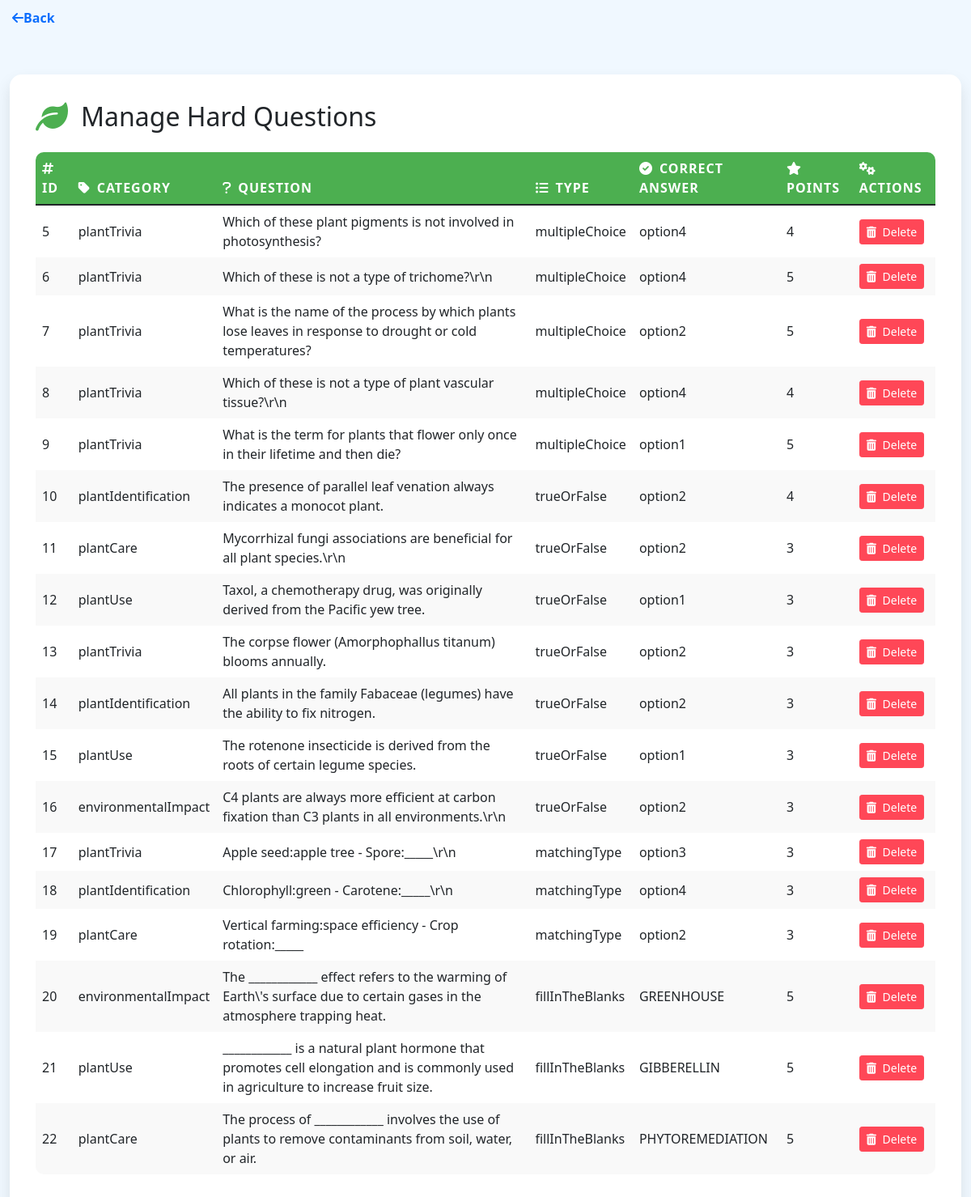
/manage_question_hard.php, run on the app's committed database.
### tables this page shows
CREATE TABLE `hard` (
  `hardID` int(11) NOT NULL,
  `Hcategory` varchar(255) NOT NULL,
  `Hcorrectanswer` varchar(255) NOT NULL,
  `Himgupload` varchar(255) NOT NULL,
  `Hpoint` int(11) NOT NULL,
  `Hquestion` varchar(255) NOT NULL,
  `HtypeQuestion` varchar(255) NOT NULL,
  `option1` varchar(255) NOT NULL,
  `option2` varchar(255) NOT NULL,
  `option3` varchar(255) NOT NULL,
  `option4` varchar(255) NOT NULL
);

### manage_question_hard.php (the view, shortened to what this page needs)
<?php
$servername = "localhost";
$username = "root";
$password = "";
$dbname = "floraquiz";
$conn = new mysqli($servername, $username, $password, $dbname);
$sql = "SELECT * FROM hard";
$result = $conn->query($sql);
?>
<!DOCTYPE html>
<html lang="en">
<head>
    <link href="https://cdn.jsdelivr.net/npm/bootstrap@5.1.3/dist/css/bootstrap.min.css" rel="stylesheet">
    <link href="https://cdnjs.cloudflare.com/ajax/libs/font-awesome/6.0.0-beta3/css/all.min.css" rel="stylesheet">
</head>
<body>
<div class="action-buttons">
    <a href="#" class="action-button back-button" onclick="goBack()">
        <i class="fas fa-arrow-left icon"></i>Back
    </a>
</div>
<div class="container mt-5">
        <div class="card mb-4 fade-in">
            <div class="card-body">
                <h2 class="card-title mb-4 d-flex align-items-center">
                    <i class="fas fa-leaf header-icon"></i>
                    Manage Hard Questions
                </h2>
                <div class="table-responsive">
                    <table class="table table-hover">
                        <thead>
                            <tr>
                                <th><i class="fas fa-hashtag me-2"></i>ID</th>
                                <th><i class="fas fa-tag me-2"></i>Category</th>
                                <th><i class="fas fa-question me-2"></i>Question</th>
                                <th><i class="fas fa-list-ul me-2"></i>Type</th>
                                <th><i class="fas fa-check-circle me-2"></i>Correct Answer</th>
                                <th><i class="fas fa-star me-2"></i>Points</th>
                                <th><i class="fas fa-cogs me-2"></i>Actions</th>
                            </tr>
                        </thead>
                        <tbody>
                            <?php
                            if ($result->num_rows > 0) {
                                while($row = $result->fetch_assoc()) {
                                    echo "<tr>";
                                    echo "<td>".$row["hardID"]."</td>";
                                    echo "<td>".$row["Hcategory"]."</td>";
                                    echo "<td>".$row["Hquestion"]."</td>";
                                    echo "<td>".$row["HtypeQuestion"]."</td>";
                                    echo "<td>".$row["Hcorrectanswer"]."</td>";
                                    echo "<td>".$row["Hpoint"]."</td>";
                                    echo "<td>
                                            <button type='button' class='btn btn-delete btn-sm' onclick='showDeleteModal(".$row["hardID"].")'>
                                                <i class='fas fa-trash-alt me-1'></i> Delete
                                            </button>
                                          </td>";
                                    echo "</tr>";
                                }
                            } else {
                                echo "<tr><td colspan='7' class='text-center'>No questions found</td></tr>";
                            }
                            ?>
                        </tbody>
                    </table>
                </div>
            </div>
        </div>
    </div>
</body>
</html>

### manage_question_hard.php (style rules this page uses)
body { background-color: #f0f8ff; font-family: 'Segoe UI', Tahoma, Geneva, Verdana, sans-serif; }
.container { max-width: 1400px; }
.card { border: none; border-radius: 15px; box-shadow: 0 10px 20px rgba(0, 0, 0, 0.1); transition: all 0.3s ease; overflow: hidden; }
.card-body { padding: 2rem; }
.table { border-radius: 10px; overflow: hidden; }
.table th { background-color: #4CAF50; color: white; font-weight: 600; text-transform: uppercase; letter-spacing: 1px; border: none; }
.table td { vertical-align: middle; border: none; transition: background-color 0.3s ease; }
.table tr:nth-child(even) { background-color: #f9f9f9; }
.btn-delete { background-color: #ff4757; border-color: #ff4757; color: white; transition: all 0.3s ease; }
.header-icon { font-size: 2.5rem; color: #4CAF50; margin-right: 1rem; animation: bounce 2s infinite; }
.fade-in { animation: fadeIn 0.5s; }
.action-buttons { display: flex; justify-content: space-between; align-items: center; margin-bottom: 20px; }
.action-button { padding: 10px 15px; border: none; border-radius: 50px; cursor: pointer; font-size: 16px; font-weight: 600; transition: all 0.3s ease; display: flex; align-items: center; justify-content: center; text-decoration: none; }

### data on the page
hard: hardID "5", Hcategory "plantTrivia", Hquestion "Which of these plant pigments is not involved in photosynthesis?", HtypeQuestion "multipleChoice", Hcorrectanswer "option4", Hpoint "4"
hard: hardID "6", Hcategory "plantTrivia", Hquestion "Which of these is not a type of trichome?\\r\\n", HtypeQuestion "multipleChoice", Hcorrectanswer "option4", Hpoint "5"
hard: hardID "7", Hcategory "plantTrivia", Hquestion "What is the name of the process by which plants lose leaves in response to drought or cold temperatures?", HtypeQuestion "multipleChoice", Hcorrectanswer "option2", Hpoint "5"
hard: hardID "8", Hcategory "plantTrivia", Hquestion "Which of these is not a type of plant vascular tissue?\\r\\n", HtypeQuestion "multipleChoice", Hcorrectanswer "option4", Hpoint "4"
hard: hardID "9", Hcategory "plantTrivia", Hquestion "What is the term for plants that flower only once in their lifetime and then die?", HtypeQuestion "multipleChoice", Hcorrectanswer "option1", Hpoint "5"
hard: hardID "10", Hcategory "plantIdentification", Hquestion "The presence of parallel leaf venation always indicates a monocot plant.", HtypeQuestion "trueOrFalse", Hcorrectanswer "option2", Hpoint "4"
hard: hardID "11", Hcategory "plantCare", Hquestion "Mycorrhizal fungi associations are beneficial for all plant species.\\r\\n", HtypeQuestion "trueOrFalse", Hcorrectanswer "option2", Hpoint "3"
hard: hardID "12", Hcategory "plantUse", Hquestion "Taxol, a chemotherapy drug, was originally derived from the Pacific yew tree.", HtypeQuestion "trueOrFalse", Hcorrectanswer "option1", Hpoint "3"
hard: hardID "13", Hcategory "plantTrivia", Hquestion "The corpse flower (Amorphophallus titanum) blooms annually.", HtypeQuestion "trueOrFalse", Hcorrectanswer "option2", Hpoint "3"
hard: hardID "14", Hcategory "plantIdentification", Hquestion "All plants in the family Fabaceae (legumes) have the ability to fix nitrogen.", HtypeQuestion "trueOrFalse", Hcorrectanswer "option2", Hpoint "3"
hard: hardID "15", Hcategory "plantUse", Hquestion "The rotenone insecticide is derived from the roots of certain legume species.", HtypeQuestion "trueOrFalse", Hcorrectanswer "option1", Hpoint "3"
hard: hardID "16", Hcategory "environmentalImpact", Hquestion "C4 plants are always more efficient at carbon fixation than C3 plants in all environments.\\r\\n", HtypeQuestion "trueOrFalse", Hcorrectanswer "option2", Hpoint "3"
hard: hardID "17", Hcategory "plantTrivia", Hquestion "Apple seed:apple tree - Spore:_____\\r\\n", HtypeQuestion "matchingType", Hcorrectanswer "option3", Hpoint "3"
hard: hardID "18", Hcategory "plantIdentification", Hquestion "Chlorophyll:green - Carotene:_____\\r\\n", HtypeQuestion "matchingType", Hcorrectanswer "option4", Hpoint "3"
hard: hardID "19", Hcategory "plantCare", Hquestion "Vertical farming:space efficiency - Crop rotation:_____", HtypeQuestion "matchingType", Hcorrectanswer "option2", Hpoint "3"
hard: hardID "20", Hcategory "environmentalImpact", Hquestion "The ____________ effect refers to the warming of Earth\\'s surface due to certain gases in the atmosphere trapping heat.", HtypeQuestion "fillInTheBlanks", Hcorrectanswer "GREENHOUSE", Hpoint "5"
hard: hardID "21", Hcategory "plantUse", Hquestion "____________ is a natural plant hormone that promotes cell elongation and is commonly used in agriculture to increase fruit size.", HtypeQuestion "fillInTheBlanks", Hcorrectanswer "GIBBERELLIN", Hpoint "5"
hard: hardID "22", Hcategory "plantCare", Hquestion "The process of ____________ involves the use of plants to remove contaminants from soil, water, or air.", HtypeQuestion "fillInTheBlanks", Hcorrectanswer "PHYTOREMEDIATION", Hpoint "5"
